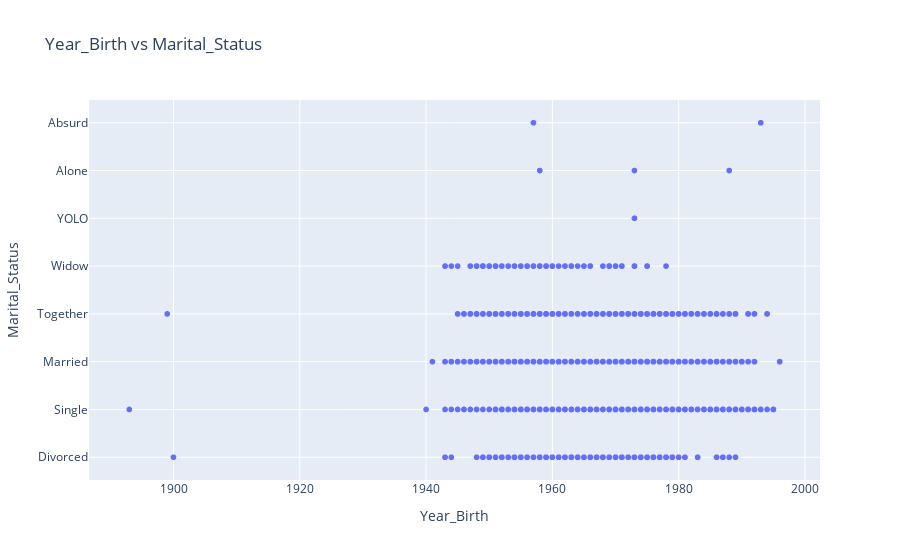

Notebook code for this chart:
### Markdown cell above
# MY 1ST GRAPH
Here, I will present what are the marital statuses of people on the basis of birth year

### Code cell
figure1 = px.scatter(df,x='Year_Birth',y='Marital_Status',title="Year_Birth vs Marital_Status")
figure1.show()

### Figure 1 — Plotly figure (JSON) as saved in the notebook; plotly's stock layout.template omitted (floating-point values rounded to 4 significant figures; data arrays with more than 128 entries replaced by an {"elided": "..."} marker saying what was removed)
{"data": [{"hovertemplate": "Year_Birth=%{x}<br>Marital_Status=%{y}<extra></extra>", "legendgroup": "", "marker": {"color": "#636efa", "symbol": "circle"}, "mode": "markers", "name": "", "showlegend": false, "type": "scattergl", "x": {"elided": "2240 int values"}, "xaxis": "x", "y": {"elided": "2240 str values"}, "yaxis": "y"}], "layout": {"legend": {"tracegroupgap": 0}, "title": {"text": "Year_Birth vs Marital_Status"}, "xaxis": {"anchor": "y", "domain": [0, 1], "title": {"text": "Year_Birth"}}, "yaxis": {"anchor": "x", "domain": [0, 1], "title": {"text": "Marital_Status"}}}}
